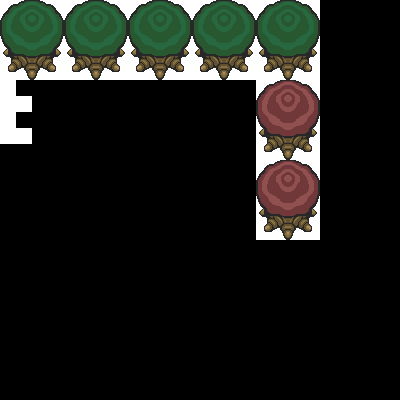

Rendered tile map (Tiled .tmx) drawn with the repository's tilesets; below, a short description and the map source with its tile grids summarised:
An orthogonal 25x25 tile map with 16x16 px tiles, 2 tile layers (Layer 1, Layer 2).

<map version="1.0" orientation="orthogonal" renderorder="right-down" width="25" height="25" tilewidth="16" tileheight="16" nextobjectid="1">
 <tileset firstgid="1" name="Tilesheet" tilewidth="16" tileheight="16">
  <image source="../gfx/Tilesheet.png" trans="ffffff" width="1550" height="930" />
 </tileset>
 <layer name="Layer 1" width="25" height="25">
  <data>[625 cells, 110 non-empty, 30 distinct tile ids]</data>
 </layer>
 <layer name="Layer 2" width="25" height="25">
  <data>[625 cells, 40 non-empty, 20 distinct tile ids]</data>
 </layer>
</map>